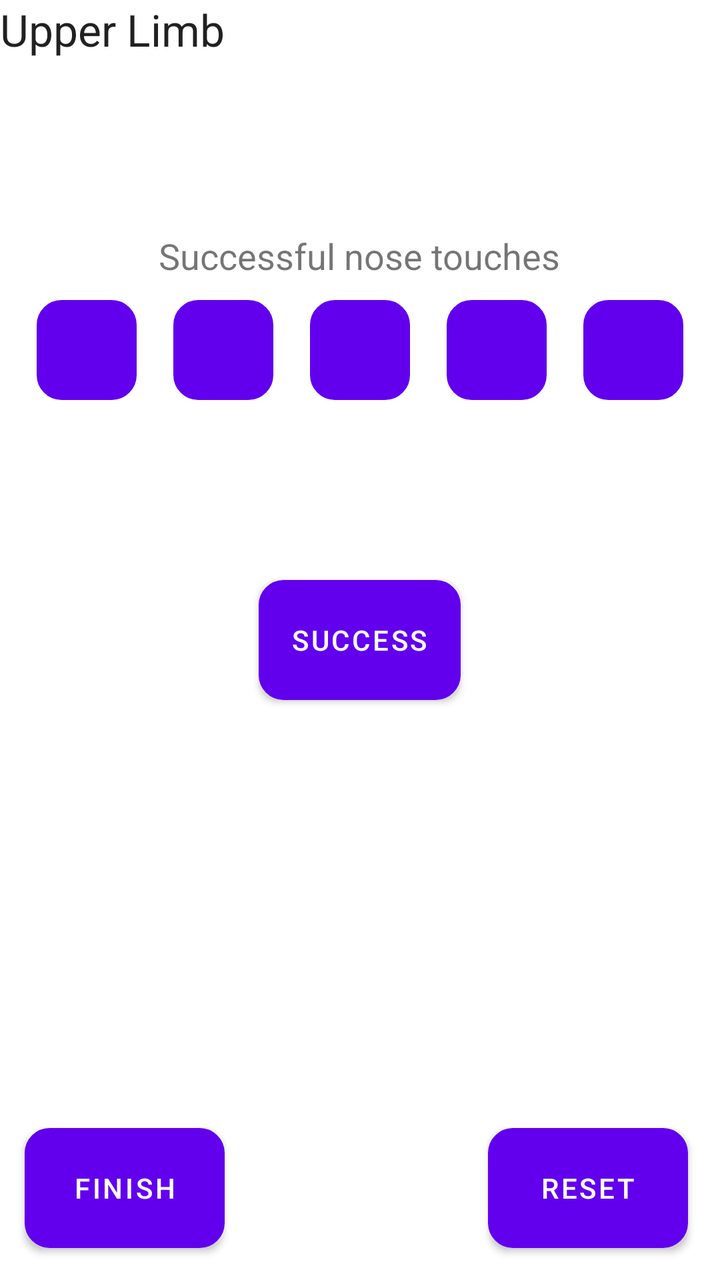
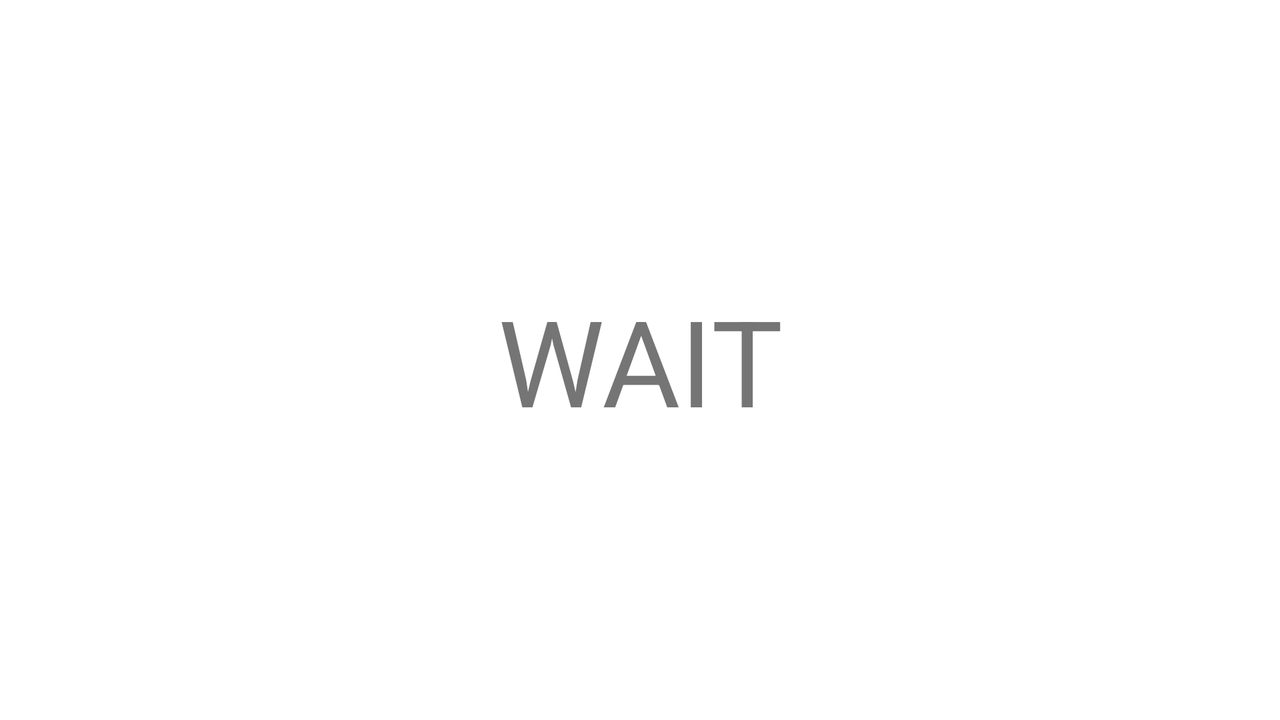

The same Android screen from two of the app's own layout files: first res/layout/ as a phone draws it, then the repository's variant for another configuration, drawn on a device whose configuration selects that folder. Both files follow.
<!-- AndroidManifest.xml: fallback theme Theme.MaterialComponents.DayNight.NoActionBar -->
<!-- res/layout/limb_coordination.xml -->
<?xml version="1.0" encoding="utf-8"?>
<RelativeLayout xmlns:android="http://schemas.android.com/apk/res/android"
    xmlns:tools="http://schemas.android.com/tools"
    android:layout_width="match_parent"
    android:layout_height="match_parent" >

    <TextView
        android:layout_width="wrap_content"
        android:layout_height="wrap_content"
        android:textAppearance="?android:attr/textAppearanceLarge"
        android:text="Upper Limb"
        android:layout_gravity="start"
        android:id="@+id/title_text_upper"/>

    <LinearLayout
        android:layout_width="wrap_content"
        android:layout_height="wrap_content"
        android:id="@+id/success_buttons"
        android:layout_marginTop="150dp"
        android:orientation="horizontal">

        <View
            android:layout_width="0dp"
            android:layout_height="match_parent"
            android:layout_weight="1"/>

        <Button
            android:layout_width="50dp"
            android:layout_height="50dp"
            android:id="@+id/upper1"
            android:background="@drawable/upperbutton_unpressed"/>
        <View
            android:layout_width="0dp"
            android:layout_height="match_parent"
            android:layout_weight="1"/>
        <Button
            android:layout_width="50dp"
            android:layout_height="50dp"
            android:id="@+id/upper2"
            android:background="@drawable/upperbutton_unpressed"/>
        <View
            android:layout_width="0dp"
            android:layout_height="match_parent"
            android:layout_weight="1"/>
        <Button
            android:layout_width="50dp"
            android:layout_height="50dp"
            android:id="@+id/upper3"
            android:background="@drawable/upperbutton_unpressed"/>
        <View
            android:layout_width="0dp"
            android:layout_height="match_parent"
            android:layout_weight="1"/>
        <Button
            android:layout_width="50dp"
            android:layout_height="50dp"
            android:id="@+id/upper4"
            android:background="@drawable/upperbutton_unpressed"/>
        <View
            android:layout_width="0dp"
            android:layout_height="match_parent"
            android:layout_weight="1"/>
        <Button
            android:layout_width="50dp"
            android:layout_height="50dp"
            android:id="@+id/upper5"
            android:background="@drawable/upperbutton_unpressed"/>
        <View
            android:layout_width="0dp"
            android:layout_height="match_parent"
            android:layout_weight="1"/>


    </LinearLayout>

    <Button
        android:layout_width="100dp"
        android:layout_height="60dp"
        android:id="@+id/reset"
        android:text="Reset"
        android:layout_marginBottom="16dp"
        android:layout_marginEnd="16dp"
        android:background="@drawable/reset_button_selector"
        android:clickable="true"
        android:gravity="center"
        android:layout_alignParentBottom="true"
        android:layout_alignParentEnd="true" />

    <TextView
        android:layout_width="wrap_content"
        android:layout_height="wrap_content"
        android:textSize="18sp"
        android:text="Successful nose touches"
        android:layout_gravity="start"
        android:id="@+id/title_upper"
        android:layout_alignBottom="@+id/success_buttons"
        android:layout_centerHorizontal="true"
        android:layout_marginBottom="60dp" />

    <Button
        android:layout_width="wrap_content"
        android:layout_height="wrap_content"
        android:text="Success"
        android:id="@+id/success"
        android:clickable="true"
        android:textAlignment="center"
        android:background="@drawable/balance_button_selector"
        android:layout_centerVertical="true"
        android:layout_centerHorizontal="true" />

    <Button
        android:layout_width="wrap_content"
        android:layout_height="wrap_content"
        android:text="Finish"
        android:background="@drawable/balance_button_selector"
        android:id="@+id/baseline_finish"
        android:onClick="submitBaseline"
        android:layout_alignBaseline="@+id/reset"
        android:layout_alignBottom="@+id/reset"
        android:layout_alignEnd="@+id/title_text_upper" />


</RelativeLayout>
<!-- resources referenced by this layout -->
<resources>
  <!-- drawable balance_button_selector (drawable) -->
  <?xml version="1.0" encoding="utf-8"?>
  <selector xmlns:android="http://schemas.android.com/apk/res/android">
      <item android:state_pressed="true" android:drawable="@drawable/balance_button_pressed"/>
      <item android:drawable="@drawable/balance_button"/>
  
  </selector>
  <!-- drawable reset_button_selector (drawable) -->
  <?xml version="1.0" encoding="utf-8"?>
  <selector xmlns:android="http://schemas.android.com/apk/res/android">
      <item android:state_pressed="true" android:drawable="@drawable/reset_button_pressed"/>
      <item android:drawable="@drawable/reset_button"/>
  
  </selector>
  <!-- drawable upperbutton_unpressed (drawable) -->
  <?xml version="1.0" encoding="utf-8"?>
  <shape xmlns:android="http://schemas.android.com/apk/res/android"
      android:shape="rectangle">
      <size android:height="60dp"
          android:width="100dp"/>
      <stroke android:width="5dp"
          android:color="@color/colorAccent"/>
      <corners android:radius="10dp"/>
      <solid android:color="@null"/>
  </shape>
  <!-- drawable balance_button_pressed (drawable) -->
  <?xml version="1.0" encoding="utf-8"?>
  <shape xmlns:android="http://schemas.android.com/apk/res/android"
  android:shape="rectangle" >
  <size android:height="100dp"
      android:width="60dp"/>
  <stroke android:width="5dp"
      android:color="#BCAAA4"/>
  <corners android:radius="10dp"/>
  <solid android:color="#BCAAA4"/>
  
  
  </shape>
  <!-- drawable balance_button (drawable) -->
  <?xml version="1.0" encoding="utf-8"?>
  <shape xmlns:android="http://schemas.android.com/apk/res/android"
      android:shape="rectangle">
      <size android:height="60dp"
          android:width="100dp"/>
      <stroke android:width="5dp"
          android:color="#BCAAA4"/>
      <corners android:radius="10dp"/>
      <solid android:color="#FFFFFF"/>
  </shape>
  <!-- drawable reset_button_pressed (drawable) -->
  <?xml version="1.0" encoding="utf-8"?>
  <shape xmlns:android="http://schemas.android.com/apk/res/android"
      android:shape="rectangle" >
      <size android:height="100dp"
          android:width="60dp"/>
      <stroke android:width="5dp"
          android:color="#F44336"/>
      <corners android:radius="10dp"/>
      <solid android:color="#F44336"/>
  
  
  </shape>
  <!-- drawable reset_button (drawable) -->
  <shape xmlns:android="http://schemas.android.com/apk/res/android"
      android:shape="rectangle">
      <size android:height="60dp"
          android:width="100dp"/>
      <stroke android:width="5dp"
          android:color="#F44336"/>
      <corners android:radius="10dp"/>
      <solid android:color="#FFFFFF"/>
  </shape>
  <color name="colorAccent">#FF4081</color>
</resources>
<!-- res/layout-land/limb_coordination.xml (the repository's variant of the layout above) -->
<!-- drawn on the phone turned sideways -->
<?xml version="1.0" encoding="utf-8"?>
<FrameLayout xmlns:android="http://schemas.android.com/apk/res/android"
    android:orientation="vertical" android:layout_width="match_parent"
    android:layout_height="match_parent">

    <TextView
        android:text="WAIT"
        android:layout_width="match_parent"
        android:layout_height="wrap_content"
        android:id="@+id/textView26"
        android:gravity="center"
        android:textSize="60sp"
        android:layout_gravity="center"/>
</FrameLayout>
<!-- resources referenced by the variant -->
<!-- as the phone turned sideways resolves them -->
<resources>

</resources>
